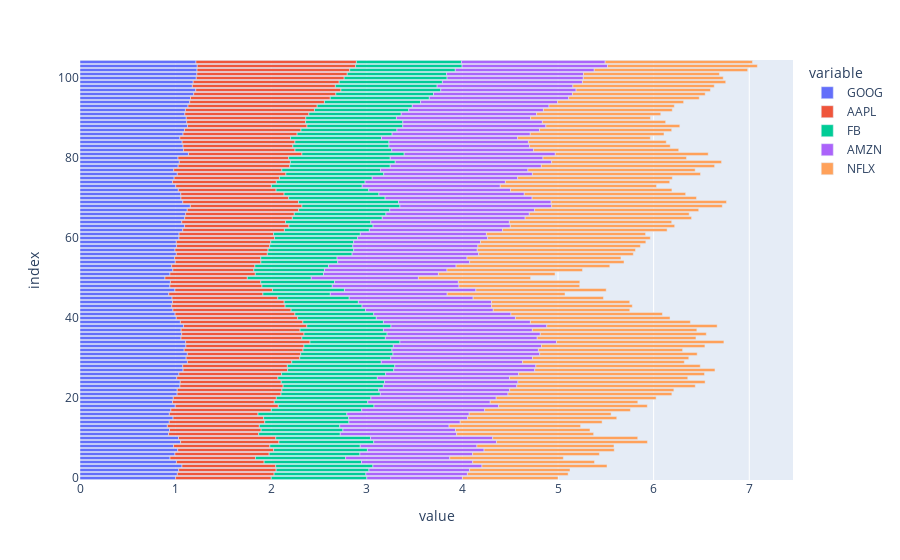

The cell this chart's notebook holds for it:
### Code cell
px.bar(stocks,x=['GOOG','AAPL','FB','AMZN','NFLX'])
